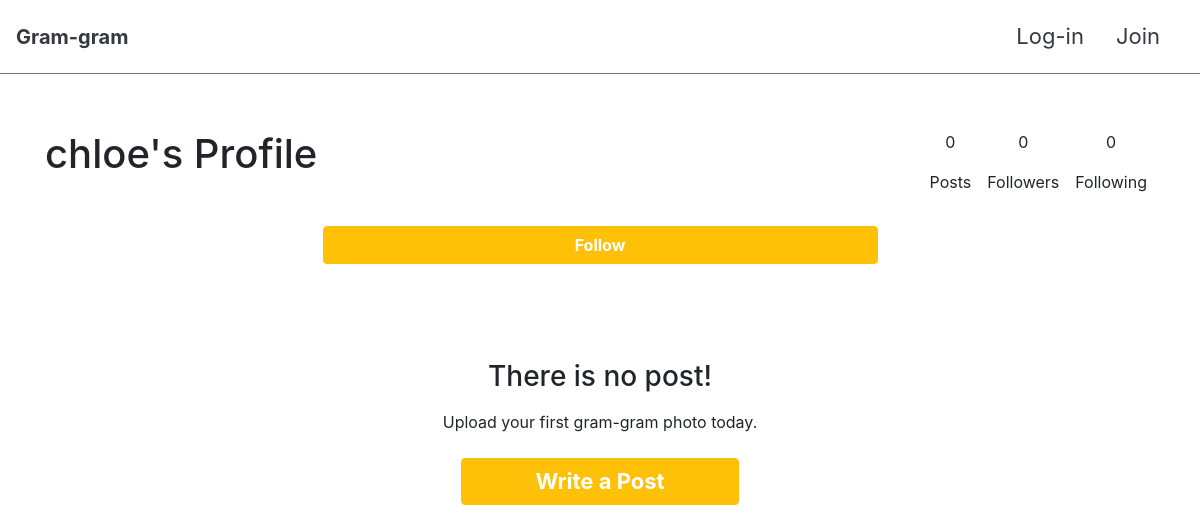
Before: /chloe/ with the older database file.
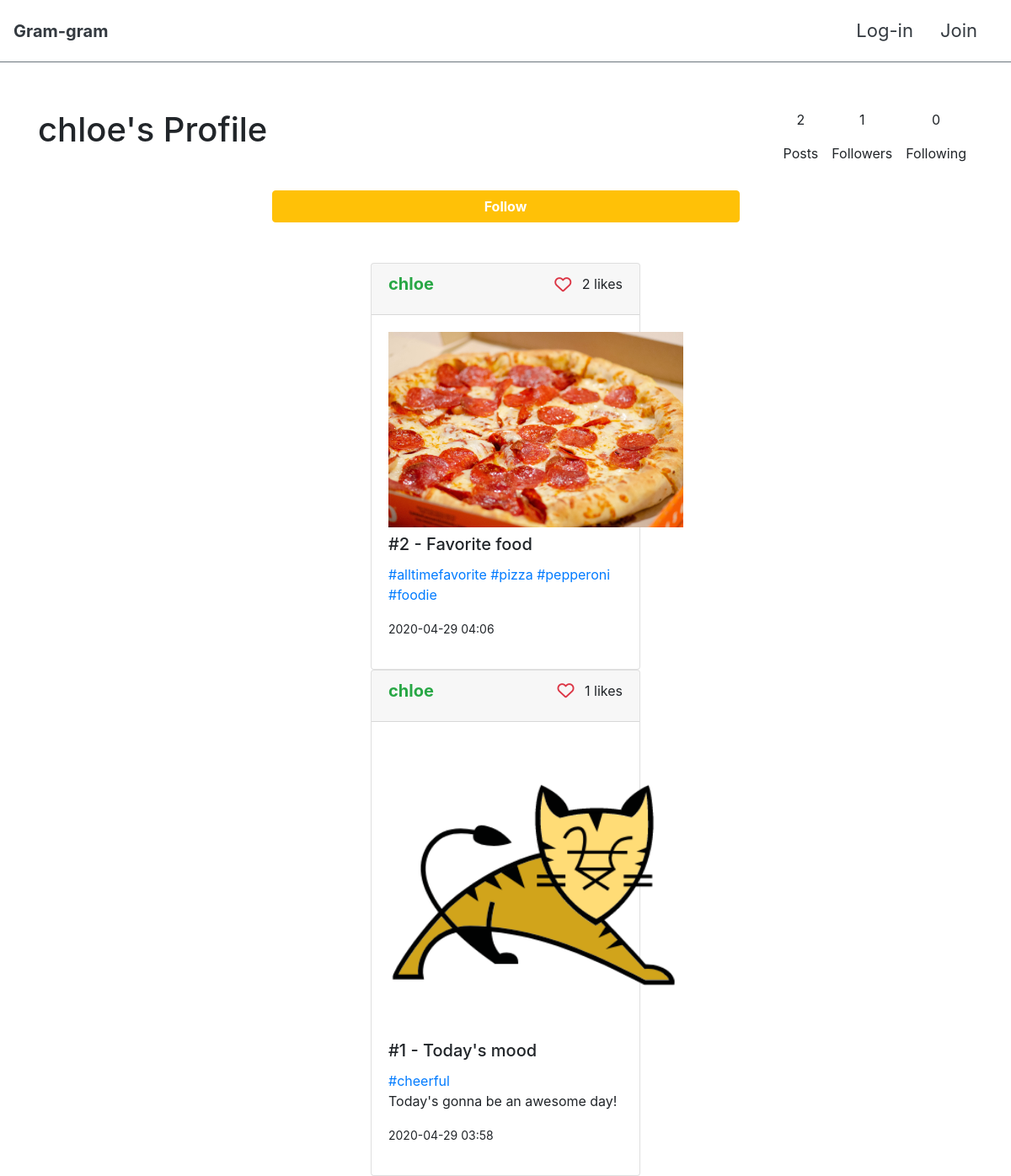
After: the same page with the newer database file.
### accounts/models.py (models this page shows)
class User(AbstractUser):
    followers = models.ManyToManyField(settings.AUTH_USER_MODEL, related_name='followings')

### articles/models.py (models this page shows, shortened)
class Article(models.Model):
    title = models.CharField(max_length=100)
    content = models.TextField()
    image = models.ImageField(blank=True)
    image_thumbnail = ImageSpecField(source='image',
                                      processors=[ResizeToFit(700, 700)],
                                      format='JPEG',
                                      options={'quality': 60})
    created_at = models.DateTimeField(auto_now_add=True)
    updated_at = models.DateTimeField(auto_now=True)
    user = models.ForeignKey(settings.AUTH_USER_MODEL, on_delete=models.CASCADE)
    liked_users = models.ManyToManyField(settings.AUTH_USER_MODEL, related_name='liked_articles')
    tags = models.ManyToManyField('Hashtag', blank=True)
    class Meta:
        ordering = ['-created_at']

class Hashtag(models.Model):
    name = models.CharField(max_length=100, unique=True)

### accounts/views.py (the view)
# urls.py: path('<str:username>/', accounts_views.profile, name='profile'),
def profile(request, username):
    person = get_object_or_404(User, username=username)
    context = {
        'person': person,
    }
    return render(request, 'accounts/profile.html', context)

### articles/templatetags/article_extras.py (called while the page is built)
@register.filter
def add_link(value):
    content = value.content
    tags = value.tags.all()
    for tag in tags:
        content = re.sub(r'\#'+tag.name+r'\b', '<a href="/articles/explore/'+tag.name+'/">#'+tag.name+'</a>', content)
    return content

### accounts/templates/accounts/profile.html (shortened to what this page needs)
{% extends 'base.html' %}
{% load bootstrap4 %}
{% load article_extras%}
{% block content %}
<div class="d-flex justify-content-between">
    <h1>{{ person.username }}'s Profile</h1>
    <div class="d-flex">
        <div class="text-center d-inline px-2">
            <p class="text-center ">{{person.article_set.count}}</p>
            <p class="text-center ">Posts</p>
        </div>
        <div class="text-center d-inline px-2">
            <p class="text-center">{{person.followers.count}}</p>
            <p class="text-center">Followers</p>
        </div>
        <div class="text-center d-inline px-2">
            <p class="text-center ">{{person.followings.count}}</p>
            <p class="text-center ">Following</p>
        </div>
    </div>
</div>
<p class="mt-3 mb-5">
{% if user.username == person.username %}
    <a href="{% url 'accounts:update' %}" class="d-block w-50 m-auto btn btn-warning text-white">
        <strong>Edit Profile</strong>
    </a>
{% else %}
        <a href="{% url 'follow' person.username %}" class="d-block w-50 m-auto btn btn-warning text-white">
            <strong>
            {% if request.user in person.followers.all %}
                Following
            {% else %}
                Follow
            {% endif %}
            </strong>
        </a>
{% endif %}
</p>
{% for article in person.article_set.all%}
<div class="card m-auto d-flex" style="width: 20rem;">
  <div class="card-header d-flex justify-content-between">
  <h5 class="card-title"><a href="{% url 'profile' article.user.username %}" class="text-success"><strong>{{ article.user.username }}</strong></a> </h5>
  <div>
    <span>{% include 'articles/like.html'%}</span>
    <span>{{article.liked_users.count}} likes</span>
  </div>
  </div>
  <div class="card-body d-inline">
    <img src="{{article.image_thumbnail.url}}" class="d-block m-auto pb-2" width="350"/>
    <h5 class="card-title">#{{article.pk}} - {{article.title}}</h5>
    <p>{{article|add_link|safe|linebreaksbr}}</p>
    <p><small>{{ article.created_at|date:'Y-m-d H:i' }}</small></p>
  </div>
  </div>
  {% empty %}
  <h3 class="text-center pt-5 mb-3">There is no post!</h3>
  <p class="text-center pb-2">Upload your first gram-gram photo today.</p>
  <a class="btn btn-warning text-white d-block w-25 m-auto" href="{% url 'articles:create' %}" style='font-size:22px;'><strong>Write a Post</strong> </a>
    {% endfor %}
{% endblock %}

### articles/templates/articles/like.html
<a href="{% url 'articles:like' article.pk %}">
    {% if user in article.liked_users.all %}
    <i class="fas fa-heart fa-lg text-danger mr-2"></i>
    {% else %}
    <i class="far fa-heart fa-lg text-danger mr-2 animated infinite bounce slow delay-1s"></i>
    {% endif %}
</a>

Changed rows visible on the page:
changed User "chloe": article_set.count "0" → "2"; followers.count "0" → "1"
now on this page (row edited): Article: user.username "chloe", liked_users.count "2", image_thumbnail (picture), pk "2", title "Favorite food", content+id "#alltimefavorite #pizza #pepperoni #foodie", created_at "2020-04-29 04:06"
now on this page (row edited): Article: user.username "chloe", liked_users.count "1", image_thumbnail (picture), pk "1", title "Today's mood", content+id "#cheerful Today's gonna be an awesome day!", created_at "2020-04-29 03:58"
Other visible differences:
text no longer shown: "There is no post! Upload your first gram-gram photo today. Write a Post"
